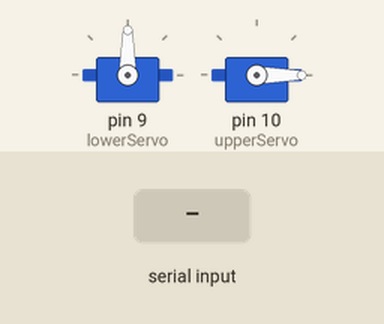
The sketch below on a simulated Arduino Uno, built with avr-gcc and run on an emulated ATmega328P. Parts: 2 × servo. The inputs (shaded band) are chosen by the test bench.

Above: at 1.2 s.
1.3 s: "0" received over Serial
At 2.0 s:
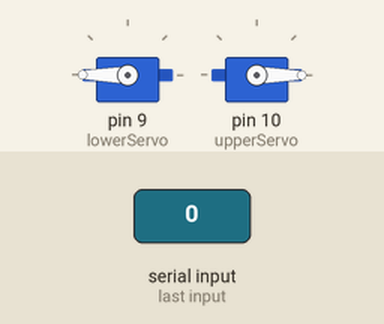
At 3.1 s:
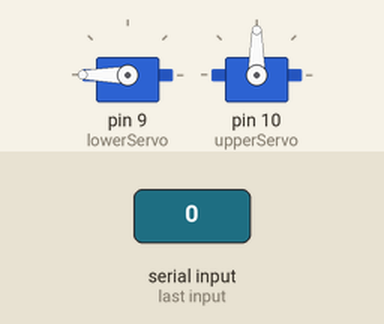
4.3 s: "2" received over Serial
At 7.0 s:
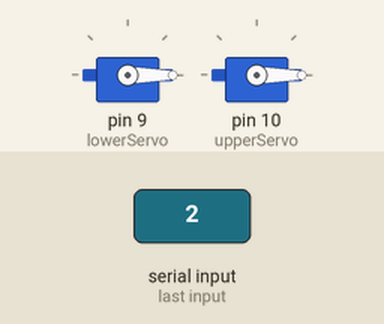
Timing chart, 0 to 12.8 s (numbered marks = the images above; inputs shaded):
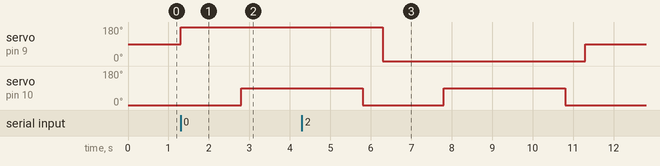

Measured:
- after the input at 1.3 s, servo on pin 9 (lowerServo): 90° → 180° at once; servo on pin 10 (upperServo): 0° → 90° after 1.5 s
- after the input at 4.3 s, servo on pin 9 (lowerServo): 180° → 0° after 2.0 s, → 90° 5.0 s later

The sketch:

waste_segregation.ino
```cpp
#include <Servo.h>

Servo lowerServo; // Pin 9 - Bin Selection (The Ramp)
Servo upperServo; // Pin 10 - Drop Mechanism (The Lid)

void setup() {
  Serial.begin(9600);
  lowerServo.attach(9);
  upperServo.attach(10);

  // Set initial "Safe" positions
  lowerServo.write(90); // Ramp in the middle
  upperServo.write(0);  // Lid/Drop closed
}

void loop() {
  if (Serial.available() > 0) {
    char data = Serial.read(); // Reads '0', '1', or '2'


    // Step 1: Move the Lower Ramp to the correct Bin
    if (data == '0') {
      lowerServo.write(180);  // Position for Organic
    }
    else if (data == '1') {
      lowerServo.write(90); // Position for Dry
    }
    else if (data == '2') {
      lowerServo.write(0); // Position for Plastic
    }
    else {
      return; // Ignore any other noise
    }

    delay(1500); // Give the ramp time to reach the position

    // Step 2: Open the Upper Lid to drop the waste
    upperServo.write(90);  // Open position
    delay(3000);           // Wait for gravity to do its work
    upperServo.write(0);   // Close lid

    delay(500);            // Small pause before moving ramp

    // Step 3: Return ramp to neutral so it's ready for the next scan
    lowerServo.write(90);
  }
}
```
